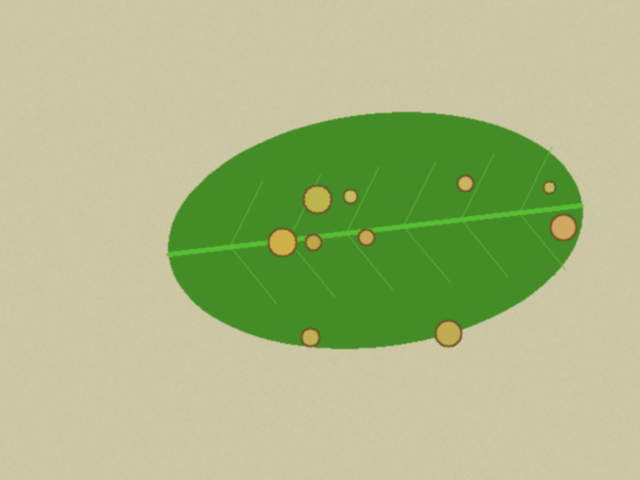
#> input picture data/sintetis/bersih/teh_041.png, 640 x 480 px, found by its file name
$ jupyter execute --allow-errors B4_penapisan.ipynb
#> lines starting #> are read from the running program, lines starting #| are printed output that depends on the picture; after the words box and inside, x2 and y2 are one past the last pixel; in counts of white or black regions, pixels touching at a corner belong together
### src/utils_cv.py
"""utils_cv.py: fungsi bantu yang dipakai ulang sepanjang semester."""
import cv2
import numpy as np
import matplotlib.pyplot as plt


def baca(path):
    """Membaca citra dan memberi pesan jelas bila gagal."""
    img = cv2.imread(path)
    if img is None:
        raise FileNotFoundError(f"Citra tidak ditemukan: {path}")
    return img


# [13 lines left out: function tampil, not called in this run]


def kontras_bercak(kanal, mask_daun, mask_bercak):
    """Menghitung kontras bercak terhadap daun sehat."""
    k = kanal.astype(np.float64)
    sehat = (mask_daun > 0) & (mask_bercak == 0)
    bercak = mask_bercak > 0
    if bercak.sum() == 0:
        return float("nan")
    return abs(k[bercak].mean() - k[sehat].mean()) / (k[sehat].std() + 1e-6)


# [10 lines left out: function statistik, not called in this run]

### notebook/B4_penapisan.ipynb
[cell 1]
import os
import sys
import time
import cv2
import numpy as np
import pandas as pd
import matplotlib.pyplot as plt

from google.colab import drive
drive.mount("/content/drive")

PROJECT = "/content/drive/MyDrive/simuteh-2330511089-"
SRC = os.path.join(PROJECT, "src")
DATA = os.path.join(PROJECT, "data", "sintetis")
HASIL = os.path.join(PROJECT, "hasil")

os.makedirs(HASIL, exist_ok=True)
sys.path.insert(0, SRC)

# Muat ulang modul agar tidak memakai versi lama di memori Colab
sys.modules.pop("utils_cv", None)
from utils_cv import baca, kontras_bercak

print("Folder proyek:", PROJECT)
print("Folder dataset tersedia:", os.path.isdir(DATA))
print("Folder hasil:", HASIL)

def konvolusi(img, k):
    kh, kw = k.shape
    ph, pw = kh // 2, kw // 2
    pad = np.pad(
        img.astype(float),
        ((ph, ph), (pw, pw)),
        mode="edge"
    )
    out = np.zeros(img.shape, dtype=float)

    for y in range(img.shape[0]):
        for x in range(img.shape[1]):
            jendela = pad[y:y+kh, x:x+kw]
            out[y, x] = np.sum(jendela * k)

    return np.clip(np.round(out), 0, 255).astype(np.uint8)

def konvolusi_sejati(img, k):
    # Konvolusi sejati membalik kernel 180 derajat
    return konvolusi(img, np.flip(k))

nama = "teh_041.png"
bersih = cv2.cvtColor(
    baca(os.path.join(DATA, "bersih", nama)),
    cv2.COLOR_BGR2GRAY
)
#> in baca, img is the input picture: shape (480, 640, 3); mean B, G, R 132.8, 184.4, 171
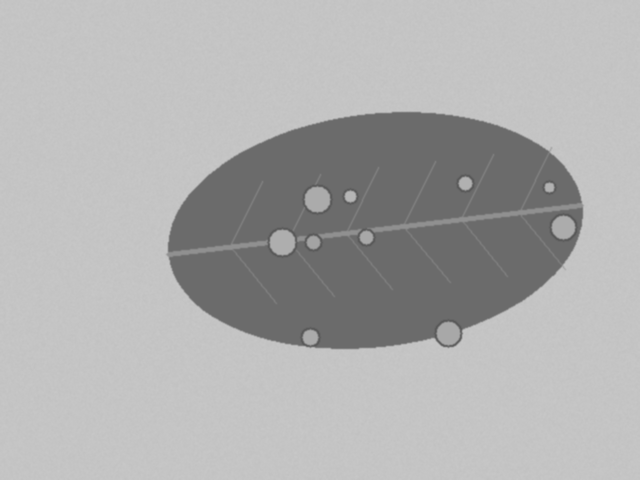
#> bersih: shape (480, 640); min 88, max 200, mean 174.6

kernel = {
    "rerata": np.ones((3, 3), dtype=float) / 9,
    "asimetris": np.array([
        [1, 0, -1],
        [2, 0, -2],
        [1, 0, -1]
    ], dtype=float)
}

for nm, k in kernel.items():
    t0 = time.perf_counter()
    manual = konvolusi(bersih, k)
    t_manual = time.perf_counter() - t0

    t0 = time.perf_counter()
    pustaka = cv2.filter2D(
        bersih, -1, k,
        borderType=cv2.BORDER_REPLICATE
    )
    t_cv = time.perf_counter() - t0

    sejati = konvolusi_sejati(bersih, k)

    beda = np.abs(
        manual.astype(int) - pustaka.astype(int)
    ).max()
    beda_sejati = np.abs(
        sejati.astype(int) - pustaka.astype(int)
    ).max()

    print(
        f"{nm}: manual vs filter2D={beda}; "
        f"konvolusi sejati vs filter2D={beda_sejati}; "
        f"waktu manual={t_manual:.3f} s; "
        f"waktu filter2D={t_cv:.5f} s"
    )
#> this loop made 2 passes
#> (beda, beda_sejati) on passes 1 to 2: (0, 0), (0, 255)
#| rerata: manual vs filter2D=0; konvolusi sejati vs filter2D=0; waktu manual=0.790 s; waktu filter2D=0.00069 s
#| asimetris: manual vs filter2D=0; konvolusi sejati vs filter2D=255; waktu manual=0.791 s; waktu filter2D=0.00043 s

[cell 2]
rng = np.random.default_rng(42)

md = cv2.imread(
    os.path.join(DATA, "mask_daun", nama), 0
)
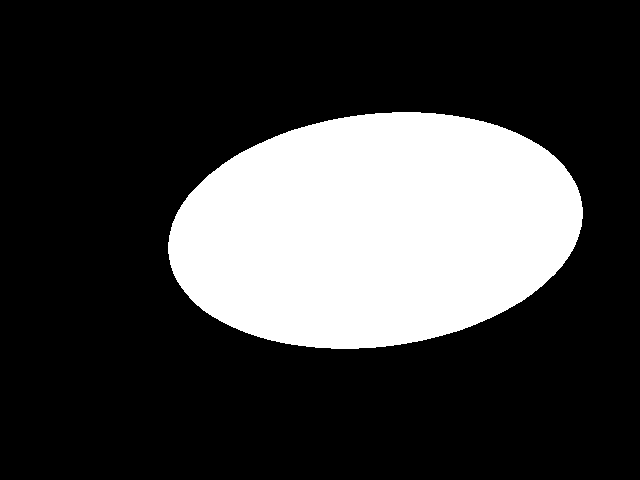
#> input picture data/sintetis/mask_daun/teh_041.png, 640 x 480 px, found by its file name
#> md: shape (480, 640); 24.8% white; 1 white region, box (x1, y1, x2, y2) and area: (168, 112, 583, 349) 76219
mb = cv2.imread(
    os.path.join(DATA, "mask_bercak", nama), 0
)
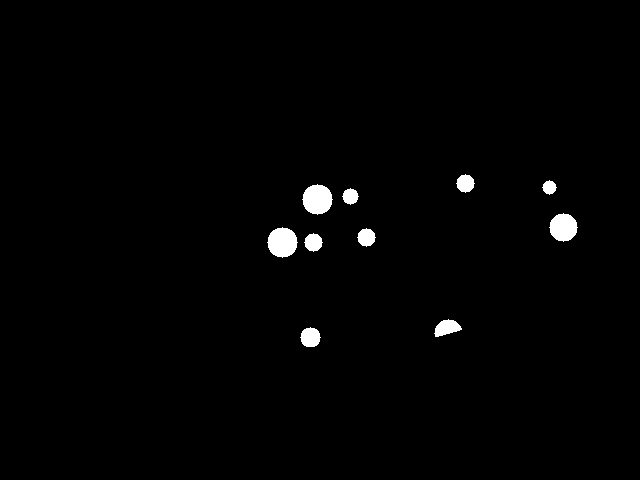
#> input picture data/sintetis/mask_bercak/teh_041.png, 640 x 480 px, found by its file name
#> mb: shape (480, 640); 1.2% white; 10 white regions, largest, box (x1, y1, x2, y2) and area: (302, 184, 333, 215) 709, (267, 227, 298, 258) 709, (549, 213, 578, 242) 613

def derau_gauss(img, sd):
    noise = rng.normal(0, sd, img.shape)
    return np.clip(
        img.astype(float) + noise, 0, 255
    ).astype(np.uint8)

def derau_sp(img, p):
    out = img.copy()
    m = rng.random(img.shape)
    out[m < p / 2] = 0
    out[m > 1 - p / 2] = 255
    return out

def ukur_waktu(f, x, ulang=20):
    waktu = []
    for _ in range(ulang):
        t0 = time.perf_counter()
        f(x)
        waktu.append(time.perf_counter() - t0)
    return 1000 * np.mean(waktu)

derau = {
    "gauss_10": derau_gauss(bersih, 10),
    "gauss_20": derau_gauss(bersih, 20),
    "gauss_40": derau_gauss(bersih, 40),
    "sp_4%": derau_sp(bersih, 0.04),
    "sp_10%": derau_sp(bersih, 0.10)
}
#> call 3 of derau_gauss, with sd = 40
#> in derau_gauss (call 3), `noise = rng.normal(0, sd, img.shape)`:
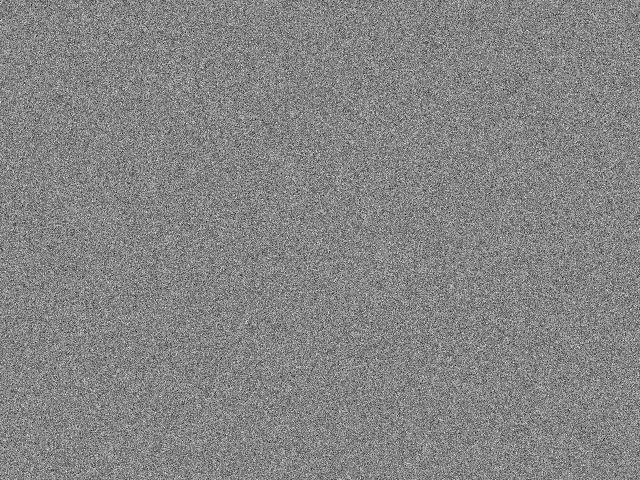
#> noise: shape (480, 640) float64; min -193.1, max 176.7, mean 0; drawn with min black and max white
#> in derau_gauss (call 3), `return np.clip( img.astype(float) + noise, 0, 255 ).astype(np.uint8)`:
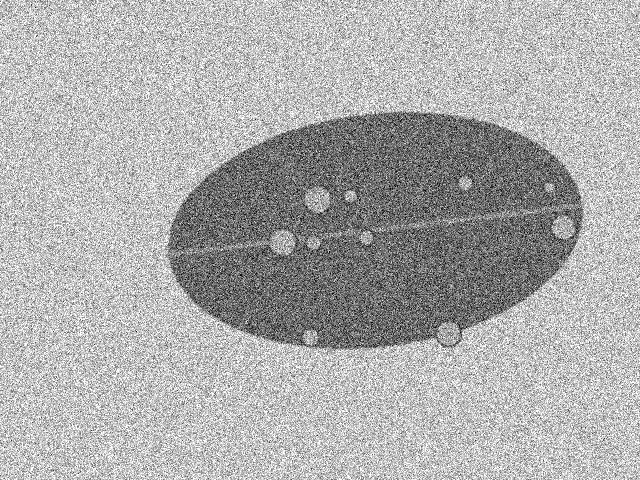
#> returned value: shape (480, 640); min 0, max 255, mean 173.3
#> call 2 of derau_sp, with p = 0.1
#> in derau_sp (call 2), `out[m > 1 - p / 2] = 255`:
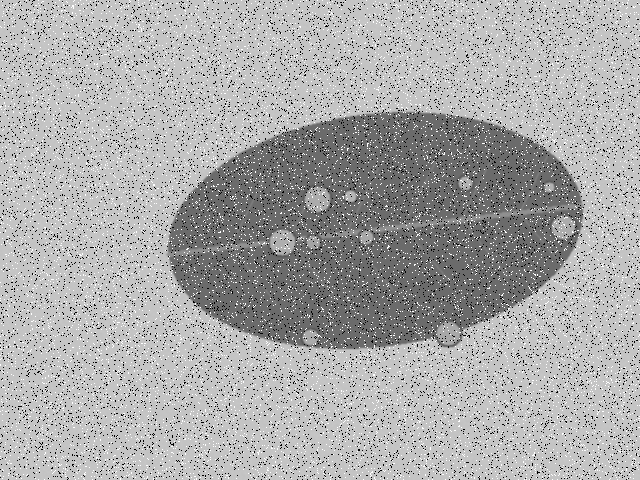
#> out: shape (480, 640); min 0, max 255, mean 170

penapis = {
    "rerata_3": lambda x: cv2.blur(x, (3, 3)),
    "rerata_5": lambda x: cv2.blur(x, (5, 5)),
    "gauss_5": lambda x: cv2.GaussianBlur(x, (5, 5), 1.0),
    "median_3": lambda x: cv2.medianBlur(x, 3),
    "median_5": lambda x: cv2.medianBlur(x, 5),
    "median_9": lambda x: cv2.medianBlur(x, 9)
}

baris = []
for nama_derau, citra_derau in derau.items():
    baris.append([
        nama_derau, "tanpa",
        cv2.PSNR(bersih, citra_derau),
        0.0,
        kontras_bercak(citra_derau, md, mb)
    ])

    for nama_penapis, fungsi in penapis.items():
        hasil = fungsi(citra_derau)
        baris.append([
            nama_derau,
            nama_penapis,
            cv2.PSNR(bersih, hasil),
            ukur_waktu(fungsi, citra_derau),
            kontras_bercak(hasil, md, mb)
        ])
#> this loop made 5 passes
#> nama_derau on passes 1 to 5: 'gauss_10', 'gauss_20', 'gauss_40', 'sp_4%', 'sp_10%'
#> pass 1, in kontras_bercak, `sehat = (mask_daun > 0) & (mask_bercak == 0)`:
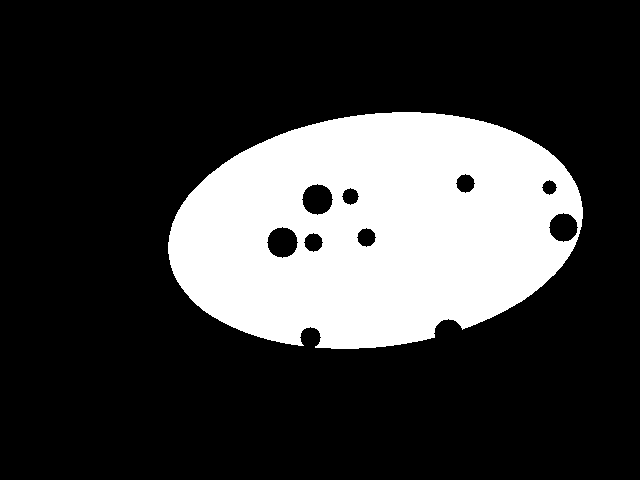
#> sehat: shape (480, 640) bool; 23.6% white; 1 white region, box (x1, y1, x2, y2) and area: (168, 112, 583, 349) 72452
#> after the loop, baris = 35 items

tabel = pd.DataFrame(
    baris,
    columns=["derau", "penapis", "PSNR_dB", "waktu_ms", "KB"]
).round(2)
#> tabel = table of 35 rows and 5 columns

display(tabel)
tabel.to_csv(
    os.path.join(HASIL, "b4_tabel_penapis.csv"),
    index=False
)

# Grafik PSNR untuk semua kombinasi derau dan penapis
pivot_psnr = tabel.pivot(
    index="penapis", columns="derau", values="PSNR_dB"
)
#> pivot_psnr = table of 7 rows and 5 columns
pivot_psnr.plot(kind="bar", figsize=(12, 5))
plt.ylabel("PSNR (dB)")
plt.title("Perbandingan PSNR setiap penapis")
plt.xticks(rotation=35, ha="right")
plt.tight_layout()
plt.savefig(
    os.path.join(HASIL, "b4_grafik_psnr.png"),
    dpi=150
)
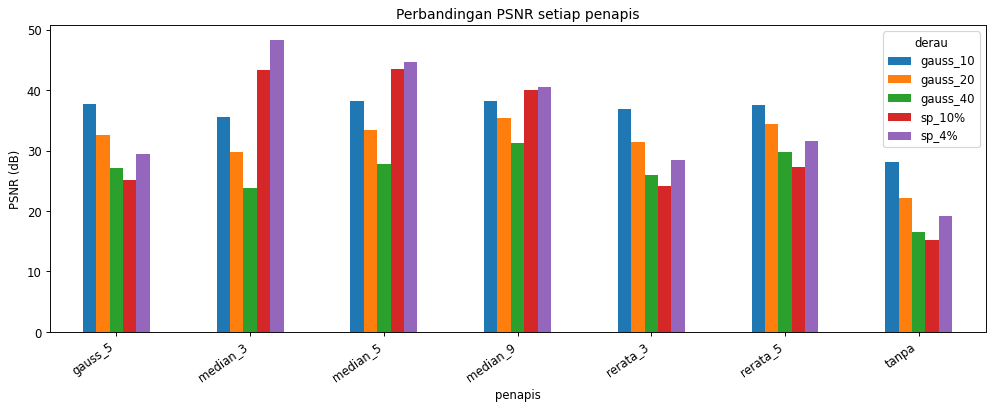
#> figure drawn by matplotlib, 1 panel; tallest bar 38.27 high, from x = 1.75 to 1.85; tallest bar 35.34 high, from x = 2.85 to 2.95; tallest bar 31.21 high, from x = 2.95 to 3.05
plt.show()

# Grafik waktu rata-rata penapis
waktu = (
    tabel[tabel.penapis != "tanpa"]
    .groupby("penapis")["waktu_ms"]
    .mean()
    .sort_values()
)
waktu.plot(kind="bar", figsize=(9, 4))
plt.ylabel("Waktu (ms)")
plt.title("Waktu komputasi rata-rata")
plt.xticks(rotation=35, ha="right")
plt.tight_layout()
plt.savefig(
    os.path.join(HASIL, "b4_grafik_waktu.png"),
    dpi=150
)
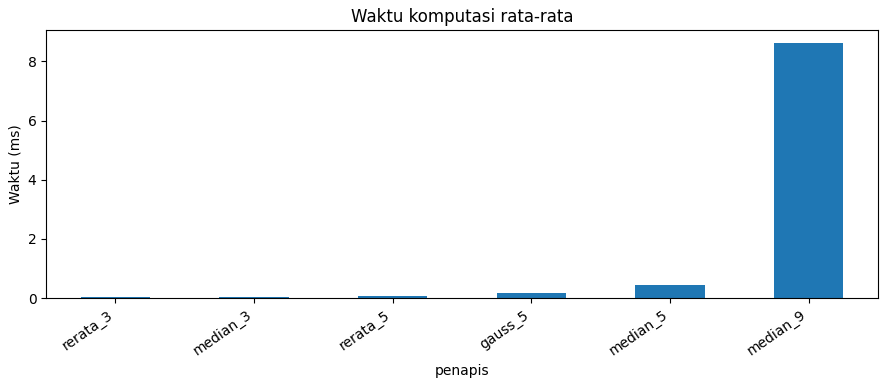
#> figure drawn by matplotlib, 1 panel; tallest bar 8.62 high, from x = 4.75 to 5.25
plt.show()

# Tabel 11: Gaussian SD 20 vs salt-and-pepper 4%
tabel11 = tabel[
    tabel.derau.isin(["gauss_20", "sp_4%"])
].pivot(
    index="penapis",
    columns="derau",
    values=["PSNR_dB", "waktu_ms", "KB"]
)
#> tabel11 = table of 7 rows and 6 columns
display(tabel11)
tabel11.to_csv(os.path.join(HASIL, "b4_tabel11.csv"))

[cell 3]
def selisih_rerata(kanal, mask_daun, mask_bercak):
    k = kanal.astype(float)
    sehat = (mask_daun > 0) & (mask_bercak == 0)
    bercak = mask_bercak > 0

    if sehat.sum() == 0 or bercak.sum() == 0:
        return float("nan")

    return abs(k[bercak].mean() - k[sehat].mean())

#> (the rest of this cell did not finish here and is left out)

[cell 4]
# Ambil satu citra kelas ringan yang memiliki mask bercak
contoh = None
#> (the rest of this cell did not finish here and is left out)

[cell 5]
def unsharp(x, k=1.0):
    blur = cv2.GaussianBlur(x, (5, 5), 1.0)
    return cv2.addWeighted(x, 1 + k, blur, -k, 0)

noisy = derau["gauss_20"]
latar = md == 0

for nm, redam in {
    "Gaussian": lambda x: cv2.GaussianBlur(x, (5, 5), 1.0),
    "Median": lambda x: cv2.medianBlur(x, 5)
}.items():
    A = redam(unsharp(noisy))  # tajamkan dahulu
    B = unsharp(redam(noisy))  # redam dahulu

    print(
        f"{nm}: tajam->redam PSNR={cv2.PSNR(bersih, A):.2f}, "
        f"sigma_latar={A[latar].std():.1f}; "
        f"redam->tajam PSNR={cv2.PSNR(bersih, B):.2f}, "
        f"sigma_latar={B[latar].std():.1f}"
    )
#> this loop made 2 passes
#| Gaussian: tajam->redam PSNR=30.38, sigma_latar=8.0; redam->tajam PSNR=30.20, sigma_latar=8.3
#| Median: tajam->redam PSNR=30.14, sigma_latar=8.1; redam->tajam PSNR=31.10, sigma_latar=7.3

# Kondisi normal: teh_001, teh_006, ..., teh_056
baris_normal = []
for nomor in range(1, 60, 5):
    nm = f"teh_{nomor:03d}.png"

    path_bersih = os.path.join(DATA, "bersih", nm)
    path_citra = os.path.join(DATA, "citra", nm)

    if not os.path.exists(path_bersih) or not os.path.exists(path_citra):
        print("Lewati, file tidak ditemukan:", nm)
        continue

    acuan = cv2.cvtColor(baca(path_bersih), cv2.COLOR_BGR2GRAY)
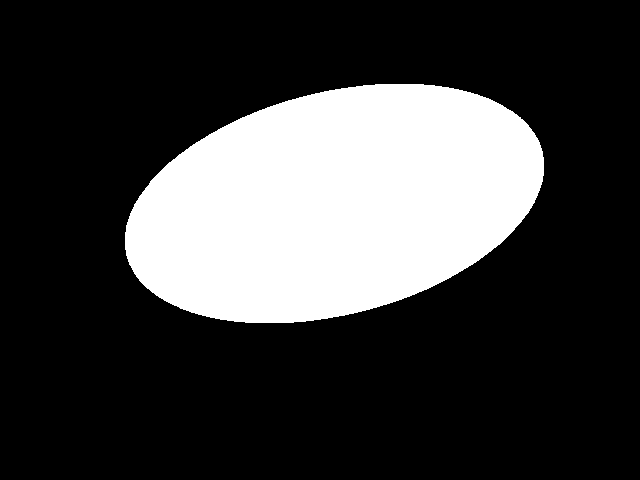
#> input picture data/sintetis/mask_daun/teh_001.png, 640 x 480 px, found by its file name
#> in baca, img is the input picture: shape (480, 640, 3); 24.4% white; 1 white region, box (x1, y1, x2, y2) and area: (125, 84, 544, 323) 75057
    input_noisy = cv2.cvtColor(baca(path_citra), cv2.COLOR_BGR2GRAY)

    hasil_filter = cv2.medianBlur(input_noisy, 3)

    baris_normal.append([
        nm,
        cv2.PSNR(acuan, input_noisy),
        cv2.PSNR(acuan, hasil_filter)
    ])

tabel_normal = pd.DataFrame(
    baris_normal,
    columns=["nama_file", "PSNR_sebelum", "PSNR_sesudah_median3"]
)
tabel_normal["perubahan_PSNR"] = (
    tabel_normal["PSNR_sesudah_median3"] -
    tabel_normal["PSNR_sebelum"]
).round(2)

display(tabel_normal.round(2))
tabel_normal.to_csv(
    os.path.join(HASIL, "b4_psnr_12_normal.csv"),
    index=False
)
